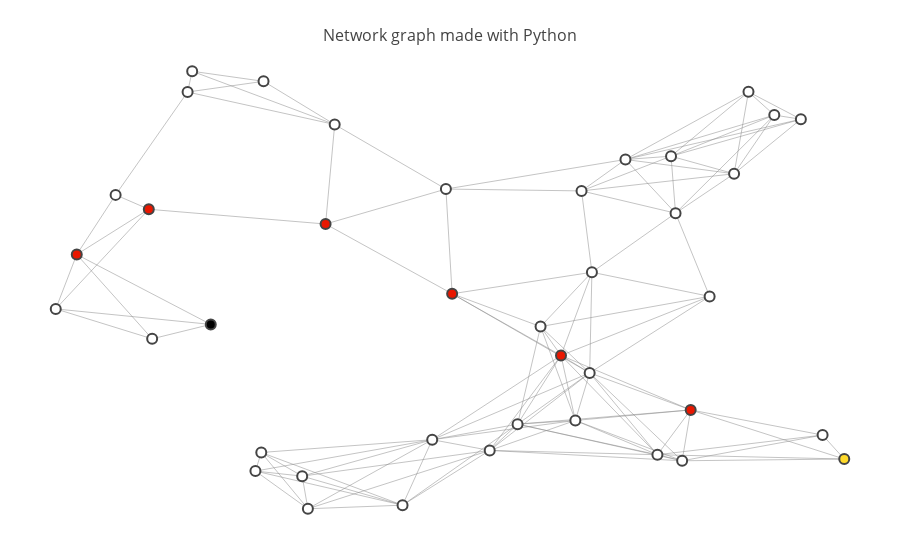

Write notebook code for a chart like this one.
### Markdown cell above
### Show Map Data
The map shows connections between 40 cities. The map is represented as a bi-directional graph consisting of 40 nodes (cities) and its edges (roads connecting the cities). The weight of each edge is simply the linear distance between the nodes.

### Code cell
map_40 = Map('map-40.pickle')
map_plot = MapPlot(map_40)
map_plot.show_map()
map_plot.highlight_nodes(start=8, goal=24, path=[8, 14, 16, 37, 12, 17, 10, 24])

### Figure 1 — Plotly figure (JSON) as saved in the notebook; plotly's stock layout.template omitted (floating-point values rounded to 4 significant figures; data arrays with more than 128 entries replaced by an {"elided": "..."} marker saying what was removed)
{"data": [{"hoverinfo": "none", "line": {"color": "#888", "width": 0.5}, "mode": "lines", "type": "scatter", "x": {"elided": "369 float values"}, "y": {"elided": "369 float values"}}, {"hoverinfo": "text", "marker": {"color": [0, 0, 0, 0, 0, 0, 0, 0, 3, 0, 2, 0, 2, 0, 2, 0, 2, 2, 0, 0, 0, 0, 0, 0, 1, 0, 0, 0, 0, 0, 0, 0, 0, 0, 0, 0, 0, 2, 0, 0], "colorbar": {"thickness": 15, "title": "Node Connections", "titleside": "right", "xanchor": "left"}, "colorscale": "Hot", "line": {"width": 2}, "reversescale": true, "showscale": false, "size": 10}, "mode": "markers", "text": ["Intersection 0", "Intersection 1", "Intersection 2", "Intersection 3", "Intersection 4", "Intersection 5", "Intersection 6", "Intersection 7", "Intersection 8", "Intersection 9", "Intersection 10", "Intersection 11", "Intersection 12", "Intersection 13", "Intersection 14", "Intersection 15", "Intersection 16", "Intersection 17", "Intersection 18", "Intersection 19", "Intersection 20", "Intersection 21", "Intersection 22", "Intersection 23", "Intersection 24", "Intersection 25", "Intersection 26", "Intersection 27", "Intersection 28", "Intersection 29", "Intersection 30", "Intersection 31", "Intersection 32", "Intersection 33", "Intersection 34", "Intersection 35", "Intersection 36", "Intersection 37", "Intersection 38", "Intersection 39"], "type": "scatter", "x": [0.7802, 0.525, 0.8085, 0.2599, 0.7354, 0.09089, 0.314, 0.6825, 0.2013, 0.8552, 0.7582, 0.2531, 0.4814, 0.9112, 0.04581, 0.4583, 0.1294, 0.6077, 0.7196, 0.886, 0.4238, 0.8252, 0.4742, 0.2625, 0.9364, 0.6243, 0.5573, 0.7483, 0.6436, 0.3451, 0.02142, 0.641, 0.1744, 0.1333, 0.584, 0.3074, 0.7406, 0.3345, 0.1797, 0.6315], "y": [0.4947, 0.1495, 0.7696, 0.1449, 0.809, 0.7223, 0.01876, 0.8016, 0.432, 0.9011, 0.2403, 0.1032, 0.5006, 0.1839, 0.5887, 0.1736, 0.69, 0.3623, 0.1399, 0.8919, 0.02677, 0.9533, 0.7353, 0.9768, 0.1302, 0.2167, 0.2084, 0.1263, 0.5489, 0.88, 0.4666, 0.3233, 0.9529, 0.3997, 0.427, 0.09187, 0.6813, 0.6569, 0.9994, 0.7312]}], "layout": {"hovermode": "closest", "margin": {"b": 20, "l": 5, "r": 5, "t": 40}, "showlegend": false, "title": "<br>Network graph made with Python", "titlefont": {"size": 16}, "xaxis": {"showgrid": false, "showticklabels": false, "zeroline": false}, "yaxis": {"showgrid": false, "showticklabels": false, "zeroline": false}}}
